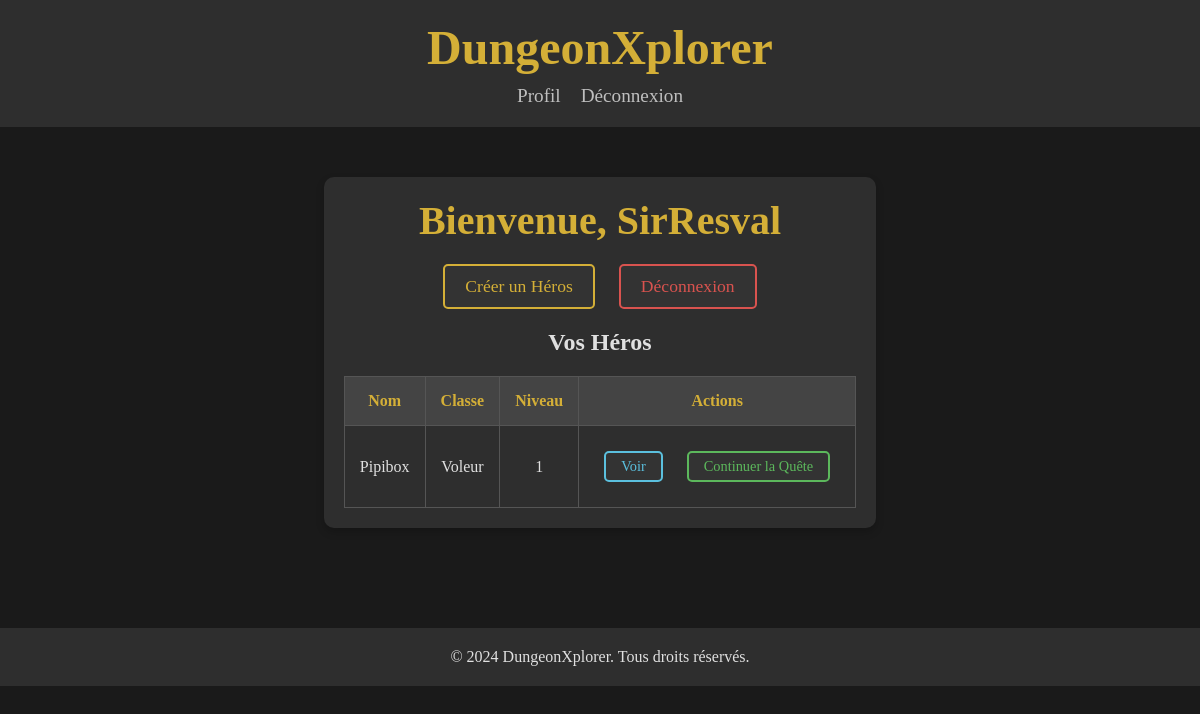
Before: /project/public/profile (signed in) with the older database file.
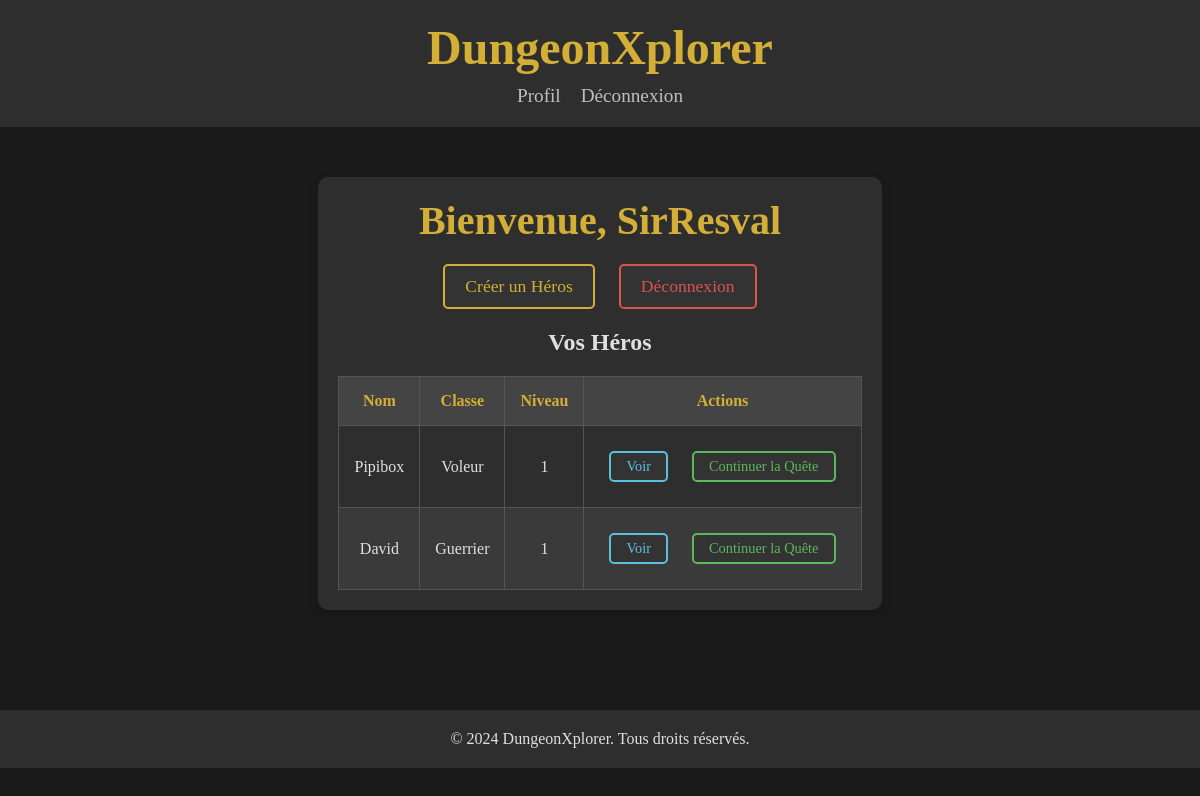
After: the same page with the newer database file.
### tables this page shows
CREATE TABLE `user` (
  `user_id` int(11) NOT NULL,
  `user_name` varchar(30) NOT NULL,
  `user_password` varchar(40) NOT NULL
);

CREATE TABLE `hero` (
  `hero_id` int(11) NOT NULL,
  `name` varchar(50) NOT NULL,
  `class_id` int(11) DEFAULT NULL,
  `image` varchar(255) DEFAULT NULL,
  `biography` text DEFAULT NULL,
  `pv` int(11) NOT NULL,
  `mana` int(11) NOT NULL,
  `strength` int(11) NOT NULL,
  `initiative` int(11) NOT NULL,
  `armor` varchar(50) DEFAULT NULL,
  `primary_weapon` varchar(50) DEFAULT NULL,
  `secondary_weapon` varchar(50) DEFAULT NULL,
  `shield` varchar(50) DEFAULT NULL,
  `spell_list` text DEFAULT NULL,
  `xp` int(11) NOT NULL,
  `current_level` int(11) DEFAULT 1
);

### project/app/Controllers/BaseController.php (called while the page is built)
<?php
class BaseController {
    protected function render($view, $data = []) {
        extract($data);
        include __DIR__ . '/../Views/' . $view . '.php';
    }
}
?>

### project/app/Models/User.php (called while the page is built, shortened)
<?php
class User extends BaseModel {
    public static function findById($user_id) {
        $sql = 'SELECT * FROM user WHERE user_id = :user_id';
        $stmt = self::$pdo->prepare($sql);
        $stmt->execute(['user_id' => $user_id]);
        $user = $stmt->fetch();
        return $user;
    }
}
?>

### project/app/Models/UserHero.php (called while the page is built, shortened)
<?php
class UserHero extends BaseModel {
    public static function findByUserId($userId) {
        $stmt = self::$pdo->prepare("
            SELECT h.hero_id, h.name, h.class_id, h.current_level
            FROM hero h
            JOIN user_hero uh ON h.hero_id = uh.hero_id
            WHERE uh.user_id = ?
        ");
        $stmt->execute([$userId]);
        return $stmt->fetchAll(PDO::FETCH_OBJ);
    }
}
?>

### project/app/Models/Quest.php (called while the page is built, shortened)
<?php
class Quest extends BaseModel {
    public static function isActive($heroId) {
        $stmt = self::$pdo->prepare('SELECT COUNT(*) FROM quest WHERE hero_id = :hero_id');
        $stmt->execute(['hero_id' => $heroId]);
        return $stmt->fetchColumn() > 0;
    }
    public static function getActiveQuestId($heroId) {
        $stmt = self::$pdo->prepare('SELECT quest_id FROM quest WHERE hero_id = :hero_id AND chapter_id = 1 LIMIT 1');
        $stmt->execute(['hero_id' => $heroId]);
        return $stmt->fetchColumn();
    }
}
?>

### project/app/Views/user/profile.php (the view)
<?php include(__DIR__ . '/../templates/header.php'); ?>
<div class="profile-container">
    <h1>Bienvenue, <?= isset($user['user_name']) ? htmlspecialchars($user['user_name']) : 'Utilisateur' ?></h1>
    <div class="profile-actions">
        <a href="/project/public/hero/create" class="button">Créer un Héros</a>
        <a href="/project/public/logout" class="button danger">Déconnexion</a>
    </div>
    <h2>Vos Héros</h2>
    <table class="heroes-table">
        <thead>
            <tr>
                <th>Nom</th>
                <th>Classe</th>
                <th>Niveau</th>
                <th>Actions</th>
            </tr>
        </thead>
        <tbody>
            <?php if (isset($heroes) && !empty($heroes)): ?>
                <?php foreach ($heroes as $hero): ?>
                    <tr>
                        <td><?= htmlspecialchars($hero->name ?? 'Nom non disponible') ?></td>
                        <td><?= htmlspecialchars($hero->class_id == 1 ? 'Guerrier' : ($hero->class_id == 2 ? 'Voleur' : 'Magicien')) ?></td>
                        <td><?= htmlspecialchars($hero->current_level ?? 'Niveau non disponible') ?></td>
                        <td>
                            <a href="/project/public/hero/stats/<?= htmlspecialchars($hero->hero_id ?? 0) ?>" class="button info">Voir</a>
                            <?php if (Quest::isActive($hero->hero_id)): ?>
                                <a href="/project/public/quest/progress?quest_id=<?= htmlspecialchars(Quest::getActiveQuestId($hero->hero_id)) ?>" class="button secondary">Continuer la Quête</a>
                            <?php else: ?>
                                <a href="/project/public/quest/start?hero_id=<?= htmlspecialchars($hero->hero_id ?? 0) ?>" class="button primary">Commencer une Quête</a>
                            <?php endif; ?>
                        </td>
                    </tr>
                <?php endforeach; ?>
            <?php else: ?>
                <tr><td colspan="4">Pas de héros trouvés</td></tr>
            <?php endif; ?>
        </tbody>
    </table>
</div>
<?php include(__DIR__ . '/../templates/footer.php'); ?>

### project/public/index.php (shortened to what this page needs)
<?php
spl_autoload_register(function ($class_name) {
    $controller_file = __DIR__ . '/../app/Controllers/' . $class_name . '.php';
    $model_file = __DIR__ . '/../app/Models/' . $class_name . '.php';
});
$uri = parse_url($_SERVER['REQUEST_URI'], PHP_URL_PATH);
$method = $_SERVER['REQUEST_METHOD'];
if ($uri === '/project/public/' && $method === 'GET') {
    $controller = new HomeController();
    $controller->index();
} elseif ($uri === '/project/public/login' && $method === 'GET') {
    $controller = new UserController();
    $controller->login();
} elseif ($uri === '/project/public/login' && $method === 'POST') {
    $controller = new UserController();
    $controller->login();
} elseif ($uri === '/project/public/register' && $method === 'GET') {
    $controller = new UserController();
    $controller->register();
} elseif ($uri === '/project/public/register' && $method === 'POST') {
    $controller = new UserController();
    $controller->register();
} elseif ($uri === '/project/public/profile' && $method === 'GET') {
    $controller = new UserController();
    $controller->profile();
} elseif ($uri === '/project/public/hero/create' && $method === 'GET') {
    $controller = new HeroController();
    $controller->create();
} elseif ($uri === '/project/public/hero/create' && $method === 'POST') {
    $controller = new HeroController();
    $controller->create();
} elseif ($uri === '/project/public/quest/start' && $method === 'POST') {
    $controller = new QuestController();
    $controller->start();
} elseif ($uri === '/project/public/battle' && $method === 'GET') {
    $controller = new BattleController();
    $controller->index();
} elseif ($uri === '/project/public/battle/result' && $method === 'POST') {
    $controller = new BattleController();
    $controller->result();
} elseif (preg_match('/^\/project\/public\/hero\/stats\/(\d+)$/', $uri, $matches) && $method === 'GET') {
    $heroId = $matches[1];
    echo "Route: /hero/stats/$heroId<br>";
    $controller = new HeroController();
    $controller->show($heroId);
} elseif ($uri === '/project/public/logout' && $method === 'GET') {
    echo "Route: /logout<br>";
    session_destroy();
    header('Location: /project/public/login');
    exit;
} else {
    header('HTTP/1.0 404 Not Found');
    echo 'Page non trouvée';
}
?>

### project/app/Controllers/UserController.php (shortened to what this page needs)
<?php
class UserController extends BaseController {
    public function profile() {
        if (isset($_SESSION['user_id'])) {
            $user = User::findById($_SESSION['user_id']);
            $heroes = UserHero::findByUserId($_SESSION['user_id']);
            $this->render('user/profile', ['user' => $user, 'heroes' => $heroes]);
        } else {
            header('Location: /project/public/login');
            exit;
        }
    }
}
?>

### project/app/Views/templates/header.php (shortened to what this page needs)
<!DOCTYPE html>
<html lang="fr">
<head>
    <link rel="stylesheet" href="/project/public/css/style.css">
</head>
<body>
    <?php include('navbar.php'); ?>
    <div class="container">

### project/app/Views/templates/navbar.php
<nav class="header">
    <h1>DungeonXplorer</h1>
    <ul>
        <?php if (isset($_SESSION['user_id'])): ?>
            <li><a href="/project/public/profile">Profil</a></li>
            <li><a href="/project/public/logout">Déconnexion</a></li>
        <?php else: ?>
            <li><a href="/project/public/login">Connexion</a></li>
            <li><a href="/project/public/register">Inscription</a></li>
        <?php endif; ?>
    </ul>
</nav>

### project/app/Views/templates/footer.php (shortened to what this page needs)
</div>
<footer>
    <p>&copy; 2024 DungeonXplorer. Tous droits réservés.</p>
</footer>
</body>
</html>

### project/public/css/style.css (style rules this page uses)
* { margin: 0; padding: 0; box-sizing: border-box; }
body { background-color: #1a1a1a; color: #e0e0e0; font-family: 'Roboto Serif', serif; display: flex; flex-direction: column; align-items: center; }
.header { width: 100%; padding: 20px; background-color: #2E2E2E; text-align: center; font-family: 'Cinzel', serif; }
.header h1 { color: #d4af37; font-size: 3em; }
.button { background-color: #333; color: #d4af37; border: 2px solid #d4af37; padding: 10px 20px; margin: 10px; cursor: pointer; font-family: 'Cinzel', serif; transition: all 0.3s ease; }
footer { width: 100%; padding: 20px; background-color: #333; color: #e0e0e0; text-align: center; margin-top: 50px; font-family: 'Roboto Serif', serif; }
.header { width: 100%; padding: 20px; background-color: #2E2E2E; text-align: center; font-family: 'Cinzel', serif; display: flex; flex-direction: column; align-items: center; }
.header ul { list-style: none; display: flex; justify-content: center; gap: 20px; margin-top: 10px; padding: 0; }
.header ul li a { color: #BFBFBF; text-decoration: none; font-size: 1.2em; transition: color 0.3s; }
footer { background-color: #2E2E2E; padding: 20px; text-align: center; color: #e0e0e0; font-family: 'Roboto Serif', serif; }
.button { background-color: #333; color: #d4af37; border: 2px solid #d4af37; padding: 10px 20px; cursor: pointer; font-family: 'Cinzel', serif; font-size: 1.1em; transition: all 0.3s ease; border-radius: 5px; }
.profile-container { max-width: 900px; margin: 50px auto; padding: 20px; background-color: #2E2E2E; border-radius: 10px; box-shadow: 0 4px 8px rgba(0, 0, 0, 0.2); color: #e0e0e0; font-family: 'Roboto Serif', serif; text-align: center; }
.profile-container h1 { font-family: 'Cinzel', serif; font-size: 2.5em; color: #d4af37; margin-bottom: 20px; }
.profile-actions { margin: 20px 0; }
.profile-actions .button { display: inline-block; margin: 0 10px; padding: 10px 20px; color: #d4af37; border: 2px solid #d4af37; background-color: #333; border-radius: 5px; text-decoration: none; font-family: 'Cinzel', serif; transition: all 0.3s ease; }
.profile-actions .button.danger { border-color: #d9534f; color: #d9534f; }
.heroes-table { width: 100%; border-collapse: collapse; margin-top: 20px; }
.heroes-table thead { background-color: #444; color: #d4af37; font-family: 'Cinzel', serif; }
.heroes-table th, .heroes-table td { padding: 15px; border: 1px solid #555; text-align: center; font-size: 1em; }
.heroes-table tbody tr:nth-child(even) { background-color: #3a3a3a; }
.heroes-table .button { padding: 5px 15px; font-size: 0.9em; }
.heroes-table .button.info { border-color: #5bc0de; color: #5bc0de; }
.heroes-table .button.secondary { border-color: #5cb85c; color: #5cb85c; }
.button { display: inline-block; margin: 10px; padding: 10px 20px; font-family: 'Cinzel', serif; text-align: center; text-decoration: none; color: #fff; background-color: #333; border: 2px solid #d4af37; border-radius: 5px; transition: all 0.3s ease; }

Changed rows visible on the page:
added hero: name "David", class "Guerrier", current_level "1"
